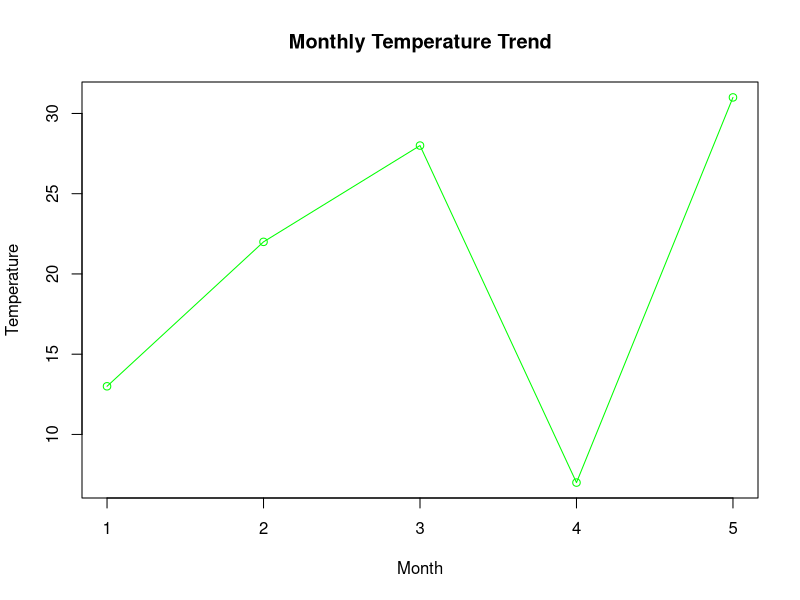

Source code (R):
# ============================================================
# Program 5: Line Graph - Monthly Temperature
# ============================================================
# Description: Creates a line graph showing temperature trends
#              across months using overplotted points and lines.
# Output: line_graph_feature.png
# ============================================================

v <- c(13, 22, 28, 7, 31)

png(file = "outputs/line_graph_feature.png")
plot(v,
     type = "o",
     col = "green",
     xlab = "Month",
     ylab = "Temperature",
     main = "Monthly Temperature Trend")
dev.off()

cat("Line graph saved to outputs/line_graph_feature.png\n")
